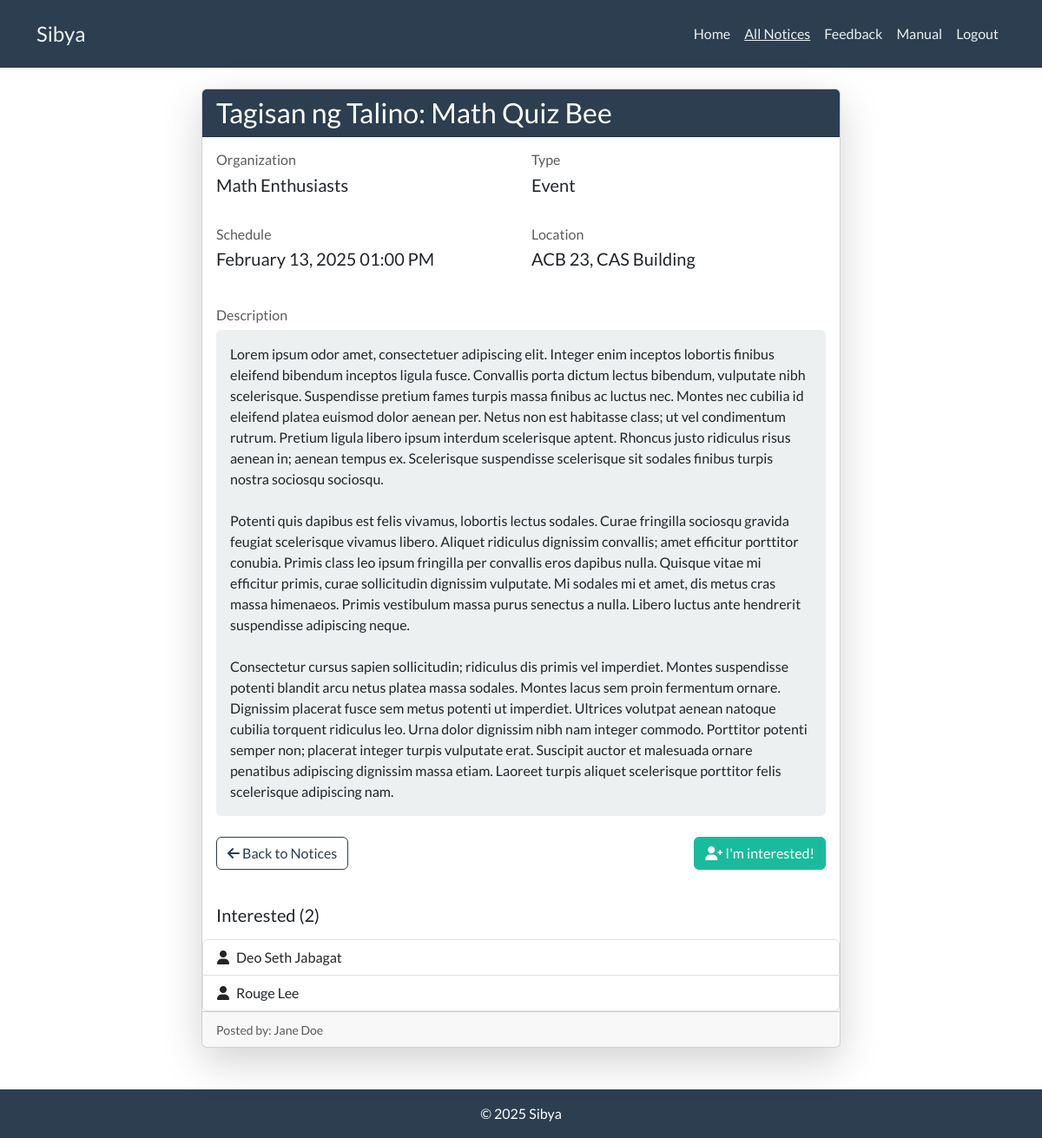
The app's page /notices/24/ (signed in) with its own data.
### sibya/models.py (models this page shows, shortened)
class Notice(models.Model):
    title = models.CharField(max_length=255)
    type = models.CharField(max_length=45, choices=[('Recruitment', 'Recruitment'), ('Event', 'Event')])
    schedule = models.DateTimeField()
    description = models.TextField()
    location = models.CharField(max_length=100)
    organization = models.ForeignKey(Organization, on_delete=models.CASCADE)
    author = models.ForeignKey(User, on_delete=models.CASCADE)
    interested = models.ManyToManyField(User, related_name="interested_participants", blank=True)
    history = HistoricalRecords()

class Organization(models.Model):
    name = models.CharField(max_length=75)
    history = HistoricalRecords()
    def __str__(self):
        return self.name

class User(AbstractBaseUser, PermissionsMixin):
    email = models.EmailField(unique=True)
    name = models.CharField(max_length=255)
    is_president = models.BooleanField(default=False)
    is_active = models.BooleanField(default=True)
    is_staff = models.BooleanField(default=False)
    objects = UserManager()
    USERNAME_FIELD = 'email'
    REQUIRED_FIELDS = ['name']

### sibya/views.py (the view)
# urls.py: path("notices/<int:id>/", views.view_notice, name="view_notice"),
@login_required(login_url="login")
def view_notice(request, id):
    notice = get_object_or_404(Notice, id=id)
    current_time = timezone.now()
    return render(request, "view_notice.html", {
        "notice": notice,
        "current_time": current_time
    })

### sibya/templates/view_notice.html (shortened to what this page needs)
{% extends 'base_layout/base.html' %}
{% block content %}
<div class="row justify-content-center">
    <div class="col-lg-8">
        <div class="card shadow-lg">
            <div class="card-header bg-primary text-white">
                <h3 class="card-title mb-0">{{ notice.title }}</h3>
            </div>
            <div class="card-body">
                <div class="mb-4">
                    <div class="row mb-3">
                        <div class="col-md-6">
                            <h6 class="text-muted mb-1">Organization</h6>
                            <p class="fs-5">{{ notice.organization }}</p>
                        </div>
                        <div class="col-md-6">
                            <h6 class="text-muted mb-1">Type</h6>
                            <p class="fs-5">{{ notice.type }}</p>
                        </div>
                    </div>
                    <div class="row mb-3">
                        <div class="col-md-6">
                            {% if notice.type == "Event" %}
                                <h6 class="text-muted mb-1">Schedule</h6>
                            {% elif notice.type == "Recruitment" %}
                                <h6 class="text-muted mb-1">Recruitment Deadline</h6>
                            {% endif %}
                            <p class="fs-5">{{ notice.schedule|date:"F d, Y h:i A" }}</p>
                        </div>
                        <div class="col-md-6">
                            <h6 class="text-muted mb-1">Location</h6>
                            <p class="fs-5">{{ notice.location }}</p>
                        </div>
                    </div>
                </div>
                <div class="mb-4">
                    <h6 class="text-muted mb-2">Description</h6>
                    <div class="p-3 bg-light rounded">
                        {{ notice.description|linebreaksbr }}
                    </div>
                </div>
                <div class="mt-4 d-flex justify-content-between">
                    <a href="{% url 'all_notices' %}" class="btn btn-outline-primary">
                        <i class="fas fa-arrow-left"></i> Back to Notices
                    </a>
                    {% if notice.schedule < current_time %}
                        <button class="btn btn-secondary" disabled>
                            <i class="fas fa-clock me-2"></i>Event Finished
                        </button>
                    {% else %}
                        <form method="POST" action="{% url 'join_notice' notice.id %}">
                            <button type="submit" class="btn btn-success">
                                <i class="fas fa-user-plus"></i> I'm interested!
                            </button>
                        </form>
                    {% endif %}
                </div>
            </div>
            {% if not notice.schedule < current_time %}
                <div class="mt-4">
                    <h5 class="mb-3 ms-3">Interested ({{ notice.interested.count }})</h5>
                    <div class="list-group">
                        {% for student in notice.interested.all %}
                            <div class="list-group-item d-flex align-items-center">
                                <i class="fas fa-user me-2"></i>
                                {{ student.name }}
                            </div>
                        {% empty %}
                            <div class="list-group-item text-muted">
                                <i class="fas fa-info-circle me-2"></i>
                                No interested students yet
                            </div>
                        {% endfor %}
                    </div>
                </div>
            {% endif %}
            <div class="card-footer text-muted">
                <small>Posted by: {{ notice.author.name }}</small>
            </div>
        </div>
    </div>
</div>
{% endblock %}

### records on screen
Notice: title "Tagisan ng Talino: Math Quiz Bee", organization "Math Enthusiasts", type "Event", schedule "February 13, 2025 01:00 PM", location "ACB 23, CAS Building", description "Lorem ipsum odor amet, consectetuer adipiscing elit. Integer enim inceptos lobortis finibus eleifend bibendum inceptos ligula fusce. Convallis porta dictum lectus bibendum, vulputate nibh scelerisque. Suspendisse pretium fames turpis massa finibus ac luctus nec. Montes nec cubilia id eleifend platea euismod dolor aenean per. Netus non est habitasse class; ut vel condimentum rutrum. Pretium ligula libero ipsum interdum scelerisque aptent. Rhoncus justo ridiculus risus aenean in; aenean tempus ex. Scelerisque suspendisse scelerisque sit sodales finibus turpis nostra sociosqu sociosqu. Potenti quis dapibus est felis vivamus, lobortis lectus sodales. Curae fringilla sociosqu gravida feugiat…", interested.count "2", author.name "Jane Doe"
User: name "Deo Seth Jabagat"
User: name "Rouge Lee"
